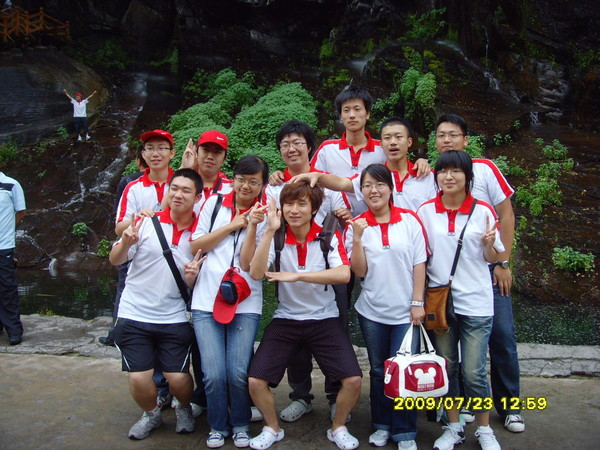
//> input picture trunk/Learning OpenCV/Test Resource/013.jpg, 600 x 450 px
$ ./Ex_8_3 '../Test Resource/013.jpg'   (built with g++ and OpenCV 4)
//> lines starting //> are read from the running program, lines starting //| are printed output that depends on the picture; after the words box and inside, x2 and y2 are one past the last pixel; in counts of white or black regions, pixels touching at a corner belong together
//////////////////////////////////////////////////////////////////////////
// Date:      2009-10-12
// Coder:     Yishi Guo
// Copy From: Example 8-3
// Content:   Example 8-3.
//            Finding and drawing contours on an input image(continued)
//////////////////////////////////////////////////////////////////////////
#include <stdio.h>
#include <cv.h>
#include <highgui.h>
#define CVX_RED CV_RGB(0xff, 0x00, 0x00)
#define CVX_BLUE CV_RGB(0x00, 0x00, 0xff)

int main( int argc, char** argv ) {
	cvNamedWindow( argv[0], CV_WINDOW_AUTOSIZE );

	IplImage* img_8uc1 = cvLoadImage( argv[1], CV_LOAD_IMAGE_GRAYSCALE );
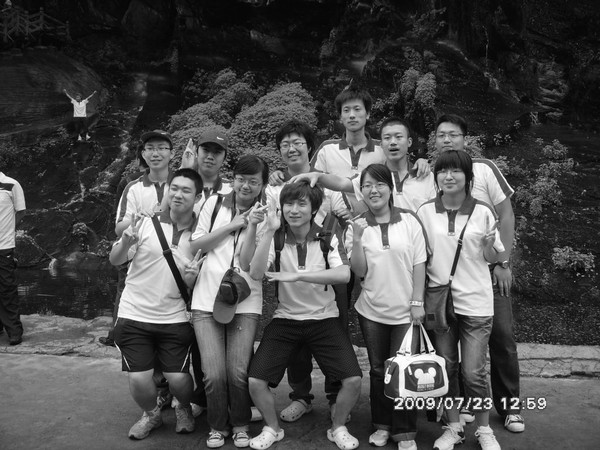
//> img_8uc1: 450 rows x 600 cols, CV_8UC1; min 0, max 255, mean 77.1
	IplImage* img_edge = cvCreateImage( cvGetSize(img_8uc1), 8, 1 );
	IplImage* img_8uc3 = cvCreateImage( cvGetSize(img_8uc1), 8, 3 );

	cvThreshold( img_8uc1, img_edge, 128, 255, CV_THRESH_BINARY );
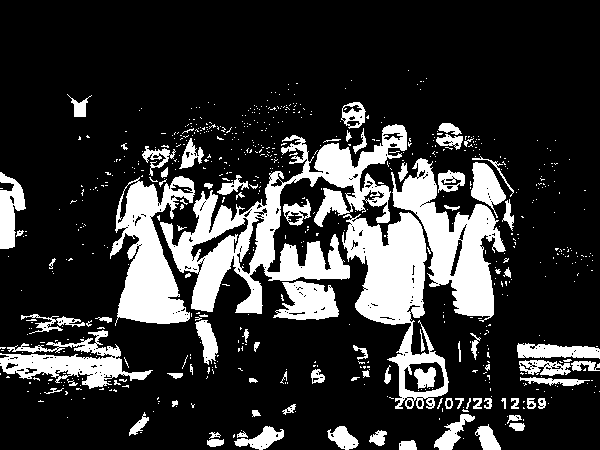
//> img_edge: 450 rows x 600 cols, CV_8UC1; 20.7% white; 682 white regions (597 under 20 px)

	CvMemStorage* storage = cvCreateMemStorage();
	CvSeq* first_contour = NULL;

	int Nc = cvFindContours(
		img_edge,
		storage,
		&first_contour,
		sizeof(CvContour),
		CV_RETR_LIST  // Try all four values and see what happens
	);
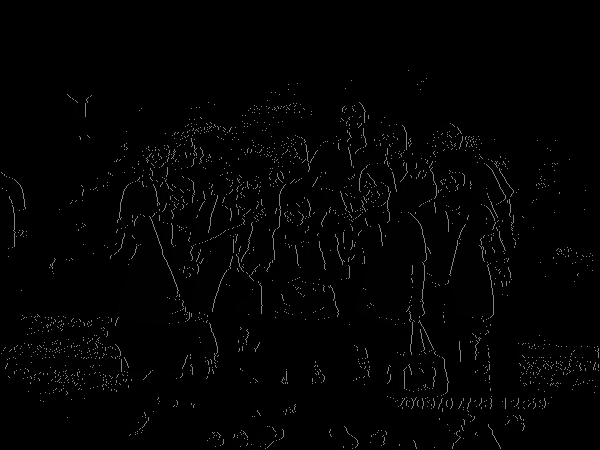
//> img_edge: 450 rows x 600 cols, CV_8UC1; min 0, max 130, mean 3
//> first_contour = 1026 contours, 915 with area under 20; largest, box (x1, y1, x2, y2) and area: (160, 124, 407, 314) 13967, (342, 212, 449, 409) 9039, (391, 158, 506, 322) 7006, (110, 176, 195, 326) 6564, (1, 330, 153, 389) 3184; Nc = 1026

	int n = 0;
	printf( "Total Contours Detected: %d\n", Nc );
//| Total Contours Detected: 1026
	for ( CvSeq* c = first_contour; c != NULL; c = c->h_next ) {
		cvCvtColor( img_8uc1, img_8uc3, CV_GRAY2BGR );
		cvDrawContours(
			img_8uc3,
			c,
			CVX_RED,
			CVX_BLUE,
			0,  // Try different values of max_level, and see what happens
			2,
			8
		);
		printf( "Contour #%d\n", n );
		cvShowImage( argv[0], img_8uc3 );
		printf( " %d elements:\n", c->total );
		for( int i = 0; i < c->total; ++i ) {
			CvPoint *p = CV_GET_SEQ_ELEM( CvPoint, c, i );
			printf( " (%d,%d)\n", p->x, p->y );
		}
		cvWaitKey(0);
		n++;
	}
//> this loop made 1026 passes
//| Contour #0
//|  6 elements:
//| Contour #1
//|  4 elements:
//> (the first 4 of 16 printed lines)
//> (output is shown up to pass 8 of 1026)
//> img_8uc3: 450 rows x 600 cols, CV_8UC3; mean B, G, R 77.1, 77.1, 77.1
//> after the loop, n = 1026

	printf("Finished all contours.\n");
	cvCvtColor( img_8uc1, img_8uc3, CV_GRAY2BGR );
	cvShowImage( argv[0], img_8uc3 );
	cvWaitKey(0);

	cvDestroyWindow( argv[0] );

	cvReleaseImage( &img_8uc1 );
	cvReleaseImage( &img_8uc3 );
	cvReleaseImage( &img_edge );

	return 0;
}

$ run again, on trunk/Learning OpenCV/Test Resource/12.jpg
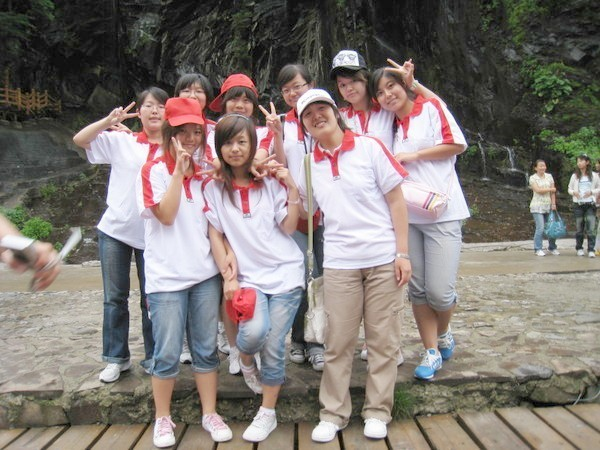
//> input picture trunk/Learning OpenCV/Test Resource/12.jpg, 600 x 450 px
//> `cvThreshold( img_8uc1, img_edge, 128, 255, CV_THRESH_BINARY );`:
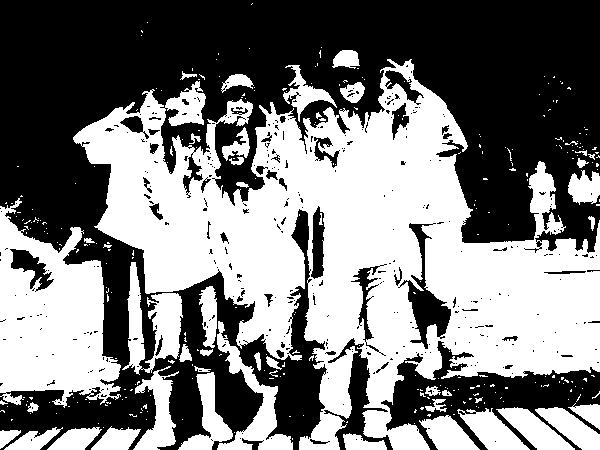
//> img_edge: 450 rows x 600 cols, CV_8UC1; 48.4% white; 311 white regions (264 under 20 px)
//> `int Nc = cvFindContours( img_edge, storage, &first_contour, sizeof(CvC..`:
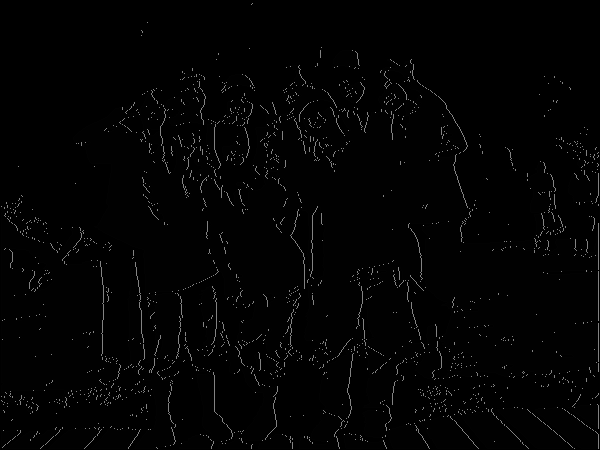
//> img_edge: 450 rows x 600 cols, CV_8UC1; min 0, max 130, mean 3.3
//> first_contour = 798 contours, 693 with area under 20; largest, box (x1, y1, x2, y2) and area: (73, 59, 599, 449) 96070, (1, 198, 121, 408) 15716, (122, 262, 183, 375) 2810, (217, 321, 293, 449) 2348, (399, 222, 452, 350) 2134; Nc = 798
//| Total Contours Detected: 798
//> the loop `for ( CvSeq* c = first_contour; c != NULL; c = c->h_next )` made 798 passes
//| Contour #0
//|  4 elements:
//| Contour #1
//|  6 elements:
//| Contour #2
//|  4 elements:
//> (the first 6 of 10 printed lines)
//> (output is shown up to pass 5 of 798)

$ run again, on trunk/Learning OpenCV/Test Resource/186.jpg
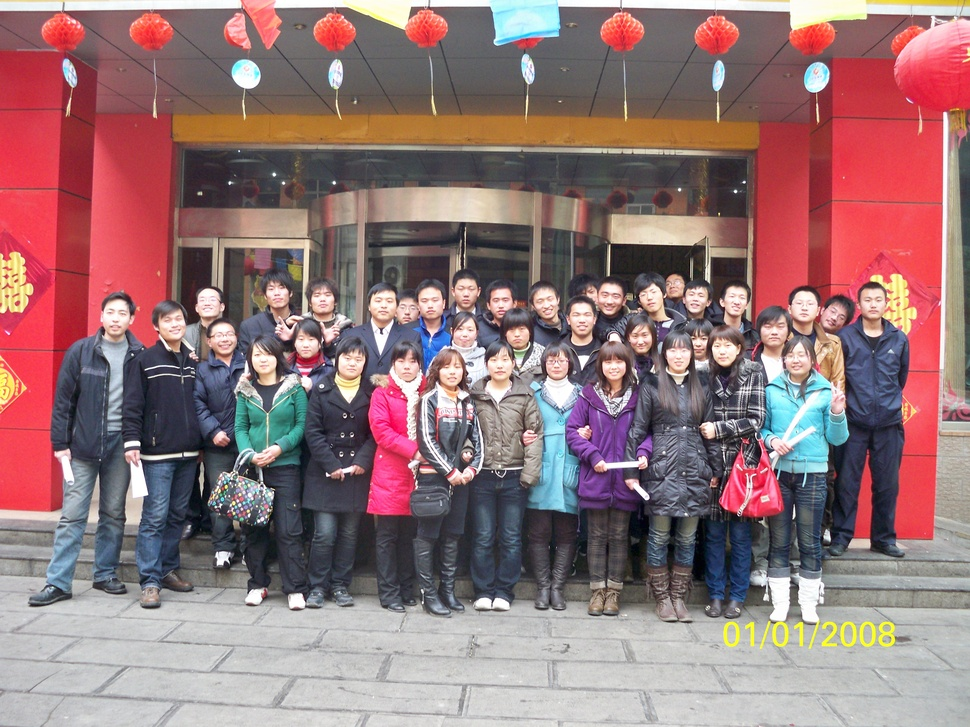
//> input picture trunk/Learning OpenCV/Test Resource/186.jpg, 970 x 727 px, shrunk from 3648 x 2736 before the run
//> `int Nc = cvFindContours( img_edge, storage, &first_contour, sizeof(CvC..`:
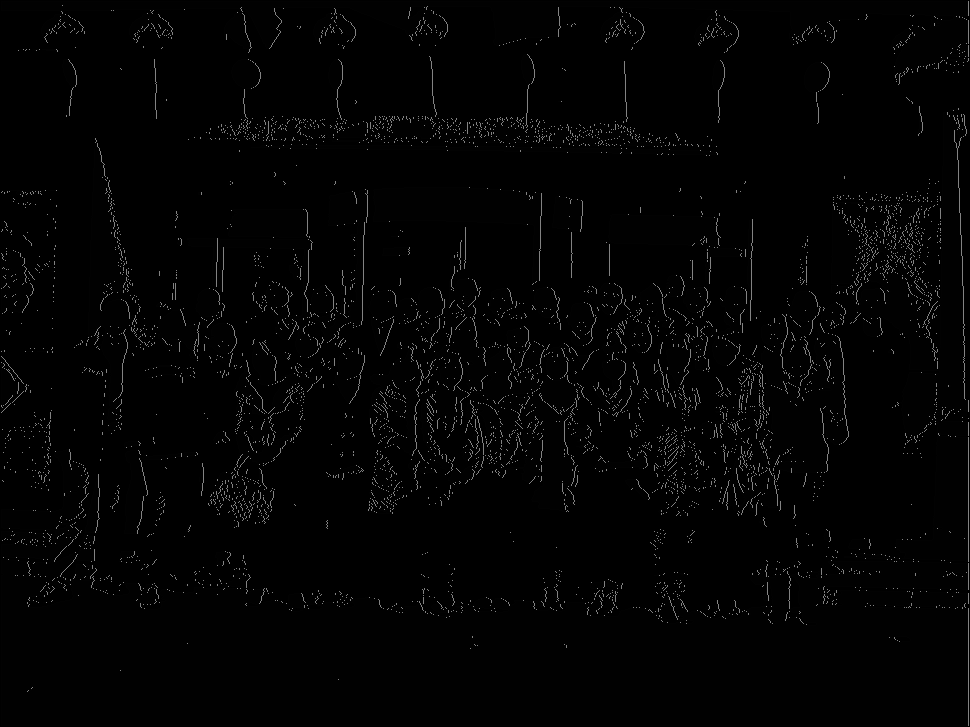
//> img_edge: 727 rows x 970 cols, CV_8UC1; min 0, max 130, mean 3.4
//> first_contour = 2628 contours, 2411 with area under 20; largest, box (x1, y1, x2, y2) and area: (1, 449, 969, 726) 132726, (831, 112, 969, 562) 24890, (369, 314, 599, 512) 19976, (1, 1, 969, 85) 19306, (720, 314, 849, 516) 11330; Nc = 2628
//| Total Contours Detected: 2628
//> the loop `for ( CvSeq* c = first_contour; c != NULL; c = c->h_next )` made 2628 passes
//| Contour #0
//|  4 elements:
//| Contour #1
//|  4 elements:
//| Contour #2
//|  4 elements:
//> (the first 6 of 10 printed lines)
//> (output is shown up to pass 5 of 2628)
//> after the loop `for ( CvSeq* c = first_contour; c != NULL; c = c->h_next )`:
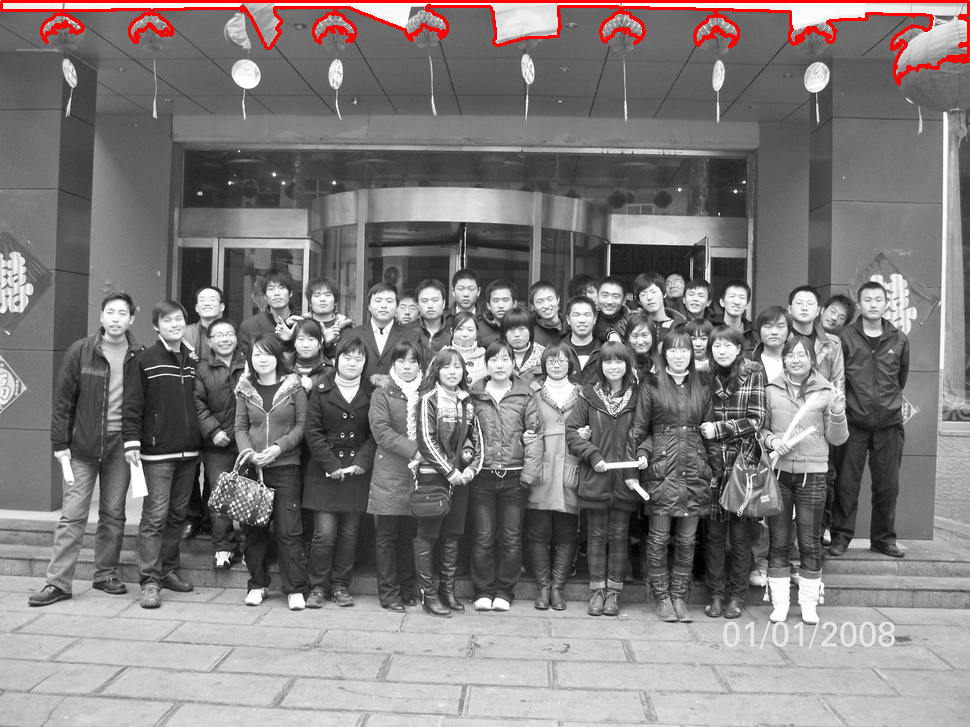
//> img_8uc3: 727 rows x 970 cols, CV_8UC3; mean B, G, R 124.2, 124.2, 128.2

$ run again, on trunk/Learning OpenCV/Test Resource/27.jpg
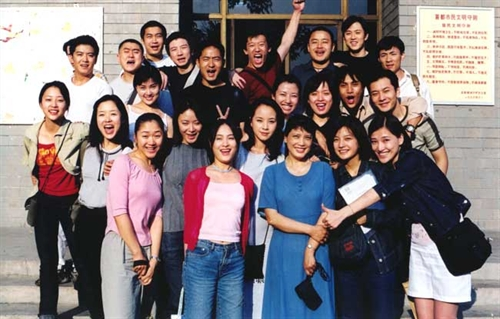
//> input picture trunk/Learning OpenCV/Test Resource/27.jpg, 500 x 319 px
//> `int Nc = cvFindContours( img_edge, storage, &first_contour, sizeof(CvC..`:
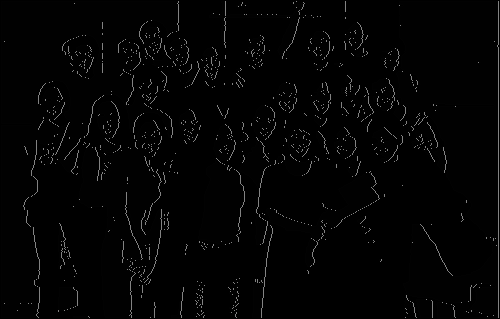
//> img_edge: 319 rows x 500 cols, CV_8UC1; min 0, max 130, mean 4
//> first_contour = 394 contours, 309 with area under 20; largest, box (x1, y1, x2, y2) and area: (1, 1, 189, 318) 24941, (393, 1, 499, 318) 21297, (78, 120, 162, 318) 8550, (198, 124, 245, 245) 3298, (266, 171, 380, 267) 2154; Nc = 394
//| Total Contours Detected: 394
//> the loop `for ( CvSeq* c = first_contour; c != NULL; c = c->h_next )` made 394 passes
//| Contour #0
//|  1 elements:
//| Contour #1
//|  4 elements:
//| Contour #2
//|  4 elements:
//> (the first 6 of 10 printed lines)
//> (output is shown up to pass 5 of 394)
//> after the loop `for ( CvSeq* c = first_contour; c != NULL; c = c->h_next )`:
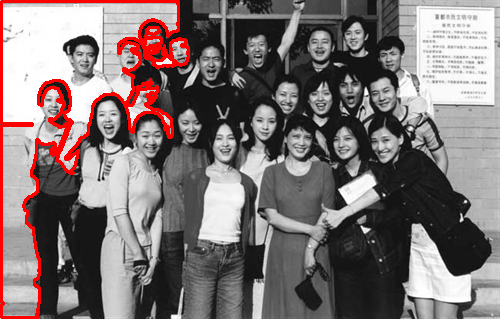
//> img_8uc3: 319 rows x 500 cols, CV_8UC3; mean B, G, R 115.9, 115.9, 126.6
